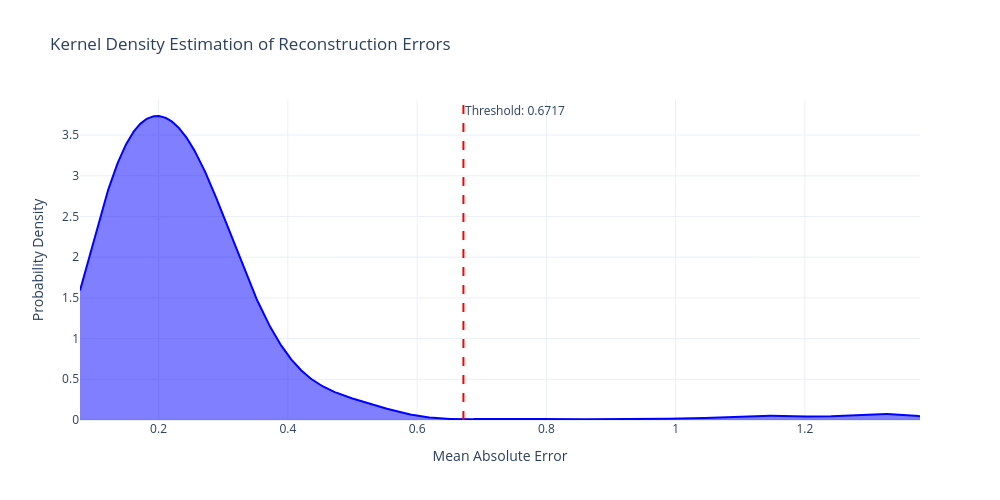
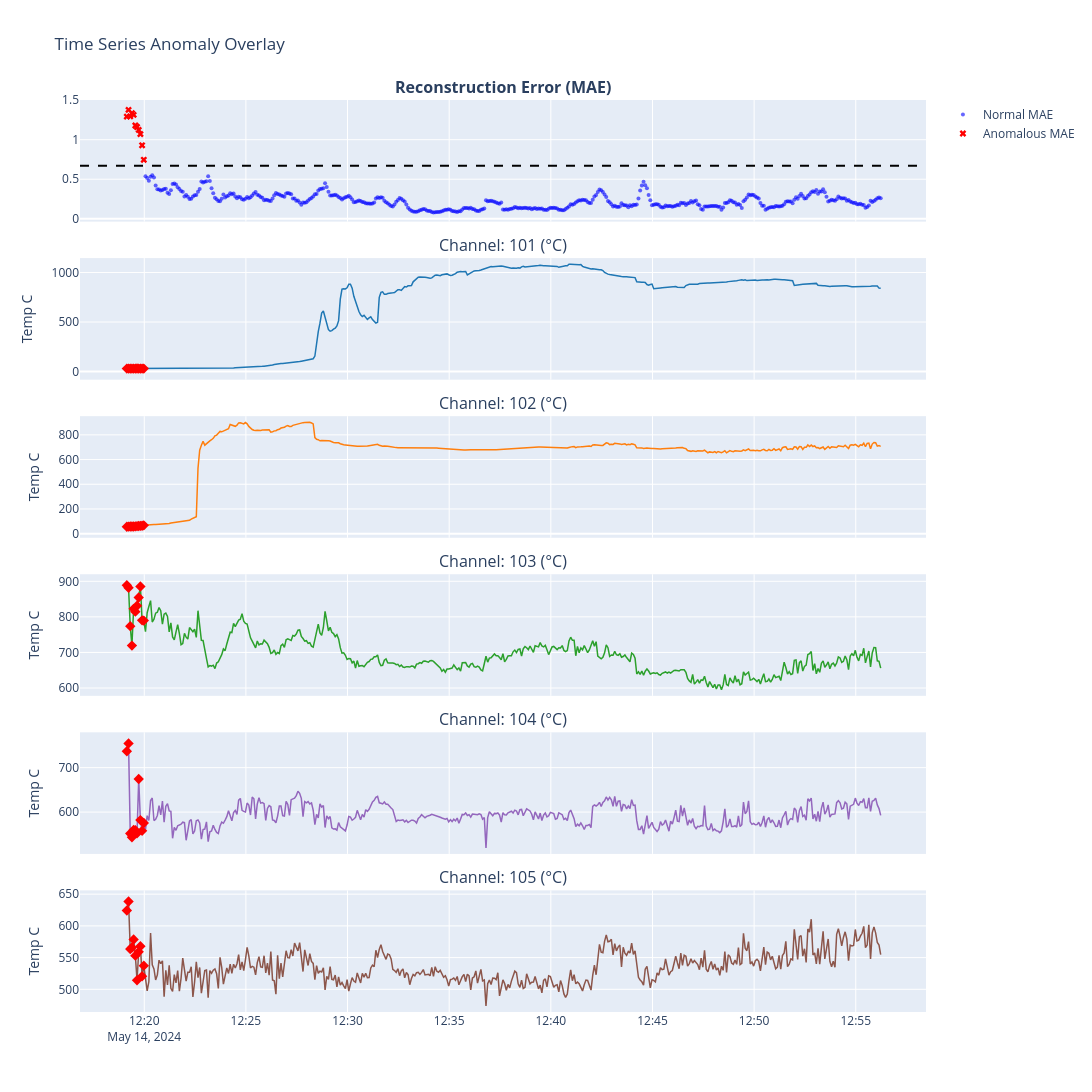

These figures' notebook cell, in order:
### Code cell
# ====================================================================
# 7. EXECUTION AND MODEL EXPORT
# ====================================================================
file_path = r"C:\Users\hari7\Documents\Anamoly Detection\uploads\uploads\default\1781332375_gasifier 30lpm 0.csv"
TIME_STEPS = 10

# Define the target directory and custom weights filename
weights_dir = "default"
os.makedirs(weights_dir, exist_ok=True)
WEIGHTS_FILE = os.path.join(weights_dir, "model_csv_weight.pth")

if os.path.exists(file_path):
    df, sensors = load_and_summarize_csv(file_path)
    num_features = len(sensors)
    
    scaler = StandardScaler()
    df_scaled = pd.DataFrame(scaler.fit_transform(df[sensors]), columns=sensors)
    
    X_seq, t_seq = create_sequences(df_scaled, df['Timestamp'], TIME_STEPS)
    X_tensor = torch.tensor(X_seq, dtype=torch.float32)
    
    loader = DataLoader(TensorDataset(X_tensor), batch_size=16, shuffle=False)
    
    # Implementing the Wider Architecture
    model = LSTMAutoencoder(num_features=num_features, hidden_size=64)
    
    print("==================================================")
    print(" MODEL ARCHITECTURE INITIALIZATION")
    print("==================================================")
    print(model)
    print("==================================================\n")
    
    print("Training optimized model with Cosine Annealing Scheduler...")
    trained_model = train_model(model, loader, num_epochs=35, initial_lr=0.002)
    
    # Save the model weights to the target directory
    torch.save(trained_model.state_dict(), WEIGHTS_FILE)
    print(f"Model weights successfully saved to: {WEIGHTS_FILE}")
    
    merged_results, decision_threshold, kde_x, kde_y = evaluate_with_kde(
        trained_model, X_tensor, t_seq, df
    )
    
    plot_kde_distribution(kde_x, kde_y, decision_threshold)
    plot_timeline_results(merged_results, sensors, decision_threshold)
else:
    print(f"File not found: {file_path}")

### Figure 1 — Plotly figure (JSON) as saved in the notebook; plotly's stock layout.template omitted (floating-point values rounded to 4 significant figures; data arrays with more than 128 entries replaced by an {"elided": "..."} marker saying what was removed)
{"data": [{"fill": "tozeroy", "line": {"color": "blue"}, "mode": "lines", "name": "Error Density", "type": "scatter", "x": {"elided": "1000 float values"}, "y": {"elided": "1000 float values"}}], "layout": {"annotations": [{"showarrow": false, "text": "Threshold: 0.6717", "x": 0.6717, "xanchor": "left", "xref": "x", "y": 1, "yanchor": "top", "yref": "y domain"}], "height": 500, "shapes": [{"line": {"color": "red", "dash": "dash"}, "type": "line", "x0": 0.6717, "x1": 0.6717, "xref": "x", "y0": 0, "y1": 1, "yref": "y domain"}], "title": {"text": "Kernel Density Estimation of Reconstruction Errors"}, "width": 1000, "xaxis": {"title": {"text": "Mean Absolute Error"}}, "yaxis": {"title": {"text": "Probability Density"}}}}

### Figure 2 — Plotly figure (JSON) as saved in the notebook; plotly's stock layout.template omitted (floating-point values rounded to 4 significant figures; data arrays with more than 128 entries replaced by an {"elided": "..."} marker saying what was removed)
{"data": [{"marker": {"color": "blue", "opacity": 0.6, "size": 4}, "mode": "markers", "name": "Normal MAE", "type": "scatter", "x": {"elided": "435 str values"}, "xaxis": "x", "y": {"elided": "435 float values"}, "yaxis": "y"}, {"marker": {"color": "red", "size": 6, "symbol": "x"}, "mode": "markers", "name": "Anomalous MAE", "type": "scatter", "x": ["2024-05-14 12:19:08.621", "2024-05-14 12:19:13.685", "2024-05-14 12:19:18.667", "2024-05-14 12:19:23.647", "2024-05-14 12:19:28.625", "2024-05-14 12:19:33.699", "2024-05-14 12:19:38.697", "2024-05-14 12:19:43.635", "2024-05-14 12:19:48.635", "2024-05-14 12:19:53.635", "2024-05-14 12:19:58.675"], "xaxis": "x", "y": [1.293, 1.378, 1.295, 1.335, 1.315, 1.18, 1.161, 1.124, 1.071, 0.9294, 0.7456], "yaxis": "y"}, {"line": {"color": "#1f77b4", "width": 1.5}, "mode": "lines", "showlegend": false, "type": "scatter", "x": {"elided": "446 str values"}, "xaxis": "x2", "y": {"elided": "446 float values"}, "yaxis": "y2"}, {"customdata": [93.94, 100.0, 94.15, 96.98, 95.5, 85.95, 84.64, 82.01, 78.25, 68.24, 55.23], "hovertemplate": "Time: %{x}<br>Value: %{y:.2f}<br>Confidence: %{customdata:.1f}%<extra></extra>", "marker": {"color": "red", "size": 8, "symbol": "diamond"}, "mode": "markers", "showlegend": false, "type": "scatter", "x": ["2024-05-14 12:19:08.621", "2024-05-14 12:19:13.685", "2024-05-14 12:19:18.667", "2024-05-14 12:19:23.647", "2024-05-14 12:19:28.625", "2024-05-14 12:19:33.699", "2024-05-14 12:19:38.697", "2024-05-14 12:19:43.635", "2024-05-14 12:19:48.635", "2024-05-14 12:19:53.635", "2024-05-14 12:19:58.675"], "xaxis": "x2", "y": [29.61, 29.59, 29.74, 29.75, 29.78, 29.77, 29.83, 29.83, 29.77, 29.79, 29.57], "yaxis": "y2"}, {"line": {"color": "#ff7f0e", "width": 1.5}, "mode": "lines", "showlegend": false, "type": "scatter", "x": {"elided": "446 str values"}, "xaxis": "x3", "y": {"elided": "446 float values"}, "yaxis": "y3"}, {"customdata": [93.94, 100.0, 94.15, 96.98, 95.5, 85.95, 84.64, 82.01, 78.25, 68.24, 55.23], "hovertemplate": "Time: %{x}<br>Value: %{y:.2f}<br>Confidence: %{customdata:.1f}%<extra></extra>", "marker": {"color": "red", "size": 8, "symbol": "diamond"}, "mode": "markers", "showlegend": false, "type": "scatter", "x": ["2024-05-14 12:19:08.621", "2024-05-14 12:19:13.685", "2024-05-14 12:19:18.667", "2024-05-14 12:19:23.647", "2024-05-14 12:19:28.625", "2024-05-14 12:19:33.699", "2024-05-14 12:19:38.697", "2024-05-14 12:19:43.635", "2024-05-14 12:19:48.635", "2024-05-14 12:19:53.635", "2024-05-14 12:19:58.675"], "xaxis": "x3", "y": [56.35, 57.08, 57.42, 57.36, 58.29, 59.14, 60.56, 61.79, 62.5, 63.52, 66.93], "yaxis": "y3"}, {"line": {"color": "#2ca02c", "width": 1.5}, "mode": "lines", "showlegend": false, "type": "scatter", "x": {"elided": "446 str values"}, "xaxis": "x4", "y": {"elided": "446 float values"}, "yaxis": "y4"}, {"customdata": [93.94, 100.0, 94.15, 96.98, 95.5, 85.95, 84.64, 82.01, 78.25, 68.24, 55.23], "hovertemplate": "Time: %{x}<br>Value: %{y:.2f}<br>Confidence: %{customdata:.1f}%<extra></extra>", "marker": {"color": "red", "size": 8, "symbol": "diamond"}, "mode": "markers", "showlegend": false, "type": "scatter", "x": ["2024-05-14 12:19:08.621", "2024-05-14 12:19:13.685", "2024-05-14 12:19:18.667", "2024-05-14 12:19:23.647", "2024-05-14 12:19:28.625", "2024-05-14 12:19:33.699", "2024-05-14 12:19:38.697", "2024-05-14 12:19:43.635", "2024-05-14 12:19:48.635", "2024-05-14 12:19:53.635", "2024-05-14 12:19:58.675"], "xaxis": "x4", "y": [888.7, 881.7, 774.0, 719.3, 822.5, 814.7, 831.2, 854.3, 885.3, 790.2, 789.6], "yaxis": "y4"}, {"line": {"color": "#9467bd", "width": 1.5}, "mode": "lines", "showlegend": false, "type": "scatter", "x": {"elided": "446 str values"}, "xaxis": "x5", "y": {"elided": "446 float values"}, "yaxis": "y5"}, {"customdata": [93.94, 100.0, 94.15, 96.98, 95.5, 85.95, 84.64, 82.01, 78.25, 68.24, 55.23], "hovertemplate": "Time: %{x}<br>Value: %{y:.2f}<br>Confidence: %{customdata:.1f}%<extra></extra>", "marker": {"color": "red", "size": 8, "symbol": "diamond"}, "mode": "markers", "showlegend": false, "type": "scatter", "x": ["2024-05-14 12:19:08.621", "2024-05-14 12:19:13.685", "2024-05-14 12:19:18.667", "2024-05-14 12:19:23.647", "2024-05-14 12:19:28.625", "2024-05-14 12:19:33.699", "2024-05-14 12:19:38.697", "2024-05-14 12:19:43.635", "2024-05-14 12:19:48.635", "2024-05-14 12:19:53.635", "2024-05-14 12:19:58.675"], "xaxis": "x5", "y": [736.8, 754.6, 551.9, 543.4, 559.9, 559.4, 552.3, 674.5, 581.9, 557.7, 575.6], "yaxis": "y5"}, {"line": {"color": "#8c564b", "width": 1.5}, "mode": "lines", "showlegend": false, "type": "scatter", "x": {"elided": "446 str values"}, "xaxis": "x6", "y": {"elided": "446 float values"}, "yaxis": "y6"}, {"customdata": [93.94, 100.0, 94.15, 96.98, 95.5, 85.95, 84.64, 82.01, 78.25, 68.24, 55.23], "hovertemplate": "Time: %{x}<br>Value: %{y:.2f}<br>Confidence: %{customdata:.1f}%<extra></extra>", "marker": {"color": "red", "size": 8, "symbol": "diamond"}, "mode": "markers", "showlegend": false, "type": "scatter", "x": ["2024-05-14 12:19:08.621", "2024-05-14 12:19:13.685", "2024-05-14 12:19:18.667", "2024-05-14 12:19:23.647", "2024-05-14 12:19:28.625", "2024-05-14 12:19:33.699", "2024-05-14 12:19:38.697", "2024-05-14 12:19:43.635", "2024-05-14 12:19:48.635", "2024-05-14 12:19:53.635", "2024-05-14 12:19:58.675"], "xaxis": "x6", "y": [624.3, 638.5, 563.4, 566.0, 578.7, 553.1, 514.2, 559.1, 567.9, 520.5, 537.3], "yaxis": "y6"}], "layout": {"annotations": [{"font": {"size": 16}, "showarrow": false, "text": "<b>Reconstruction Error (MAE)</b>", "x": 0.5, "xanchor": "center", "xref": "paper", "y": 1, "yanchor": "bottom", "yref": "paper"}, {"font": {"size": 16}, "showarrow": false, "text": "Channel: 101 (°C)", "x": 0.5, "xanchor": "center", "xref": "paper", "y": 0.8267, "yanchor": "bottom", "yref": "paper"}, {"font": {"size": 16}, "showarrow": false, "text": "Channel: 102 (°C)", "x": 0.5, "xanchor": "center", "xref": "paper", "y": 0.6533, "yanchor": "bottom", "yref": "paper"}, {"font": {"size": 16}, "showarrow": false, "text": "Channel: 103 (°C)", "x": 0.5, "xanchor": "center", "xref": "paper", "y": 0.48, "yanchor": "bottom", "yref": "paper"}, {"font": {"size": 16}, "showarrow": false, "text": "Channel: 104 (°C)", "x": 0.5, "xanchor": "center", "xref": "paper", "y": 0.3067, "yanchor": "bottom", "yref": "paper"}, {"font": {"size": 16}, "showarrow": false, "text": "Channel: 105 (°C)", "x": 0.5, "xanchor": "center", "xref": "paper", "y": 0.1333, "yanchor": "bottom", "yref": "paper"}], "height": 1100, "hovermode": "x unified", "shapes": [{"line": {"color": "black", "dash": "dash"}, "type": "line", "x0": 0, "x1": 1, "xref": "x domain", "y0": 0.6717, "y1": 0.6717, "yref": "y"}], "title": {"text": "Time Series Anomaly Overlay"}, "width": 1250, "xaxis": {"anchor": "y", "domain": [0, 1], "matches": "x6", "showticklabels": false}, "xaxis2": {"anchor": "y2", "domain": [0, 1], "matches": "x6", "showticklabels": false}, "xaxis3": {"anchor": "y3", "domain": [0, 1], "matches": "x6", "showticklabels": false}, "xaxis4": {"anchor": "y4", "domain": [0, 1], "matches": "x6", "showticklabels": false}, "xaxis5": {"anchor": "y5", "domain": [0, 1], "matches": "x6", "showticklabels": false}, "xaxis6": {"anchor": "y6", "domain": [0, 1]}, "yaxis": {"anchor": "x", "domain": [0.8667, 1]}, "yaxis2": {"anchor": "x2", "domain": [0.6933, 0.8267], "title": {"text": "Temp C"}}, "yaxis3": {"anchor": "x3", "domain": [0.52, 0.6533], "title": {"text": "Temp C"}}, "yaxis4": {"anchor": "x4", "domain": [0.3467, 0.48], "title": {"text": "Temp C"}}, "yaxis5": {"anchor": "x5", "domain": [0.1733, 0.3067], "title": {"text": "Temp C"}}, "yaxis6": {"anchor": "x6", "domain": [0, 0.1333], "title": {"text": "Temp C"}}}}
